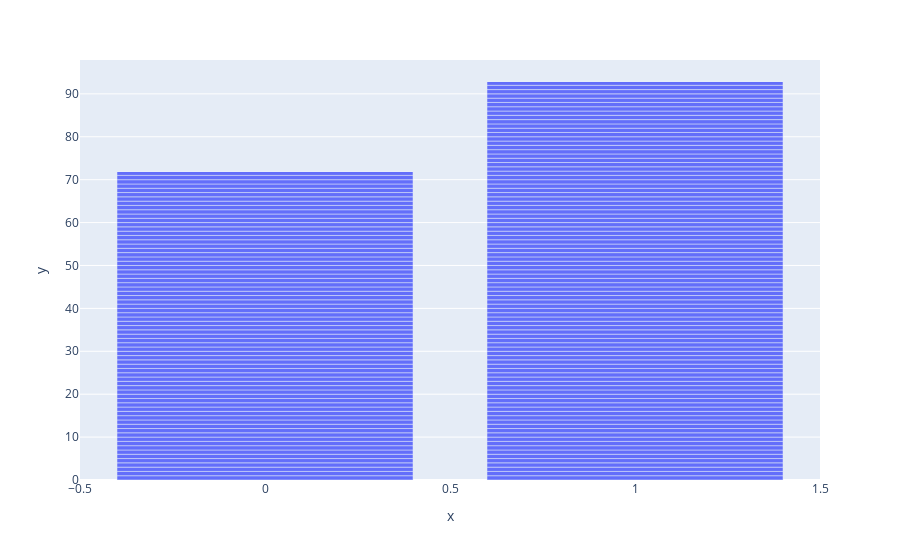

This figure's notebook cell:
### Code cell
px.bar(x=heart['sex'],y=heart['target'])

### Figure 1 — Plotly figure (JSON) as saved in the notebook; plotly's stock layout.template omitted (floating-point values rounded to 4 significant figures; data arrays with more than 128 entries replaced by an {"elided": "..."} marker saying what was removed)
{"data": [{"alignmentgroup": "True", "hovertemplate": "x=%{x}<br>y=%{y}<extra></extra>", "legendgroup": "", "marker": {"color": "#636efa", "pattern": {"shape": ""}}, "name": "", "offsetgroup": "", "orientation": "v", "showlegend": false, "textposition": "auto", "type": "bar", "x": {"elided": "303 int values"}, "xaxis": "x", "y": {"elided": "303 int values"}, "yaxis": "y"}], "layout": {"barmode": "relative", "legend": {"tracegroupgap": 0}, "margin": {"t": 60}, "xaxis": {"anchor": "y", "domain": [0, 1], "title": {"text": "x"}}, "yaxis": {"anchor": "x", "domain": [0, 1], "title": {"text": "y"}}}}
